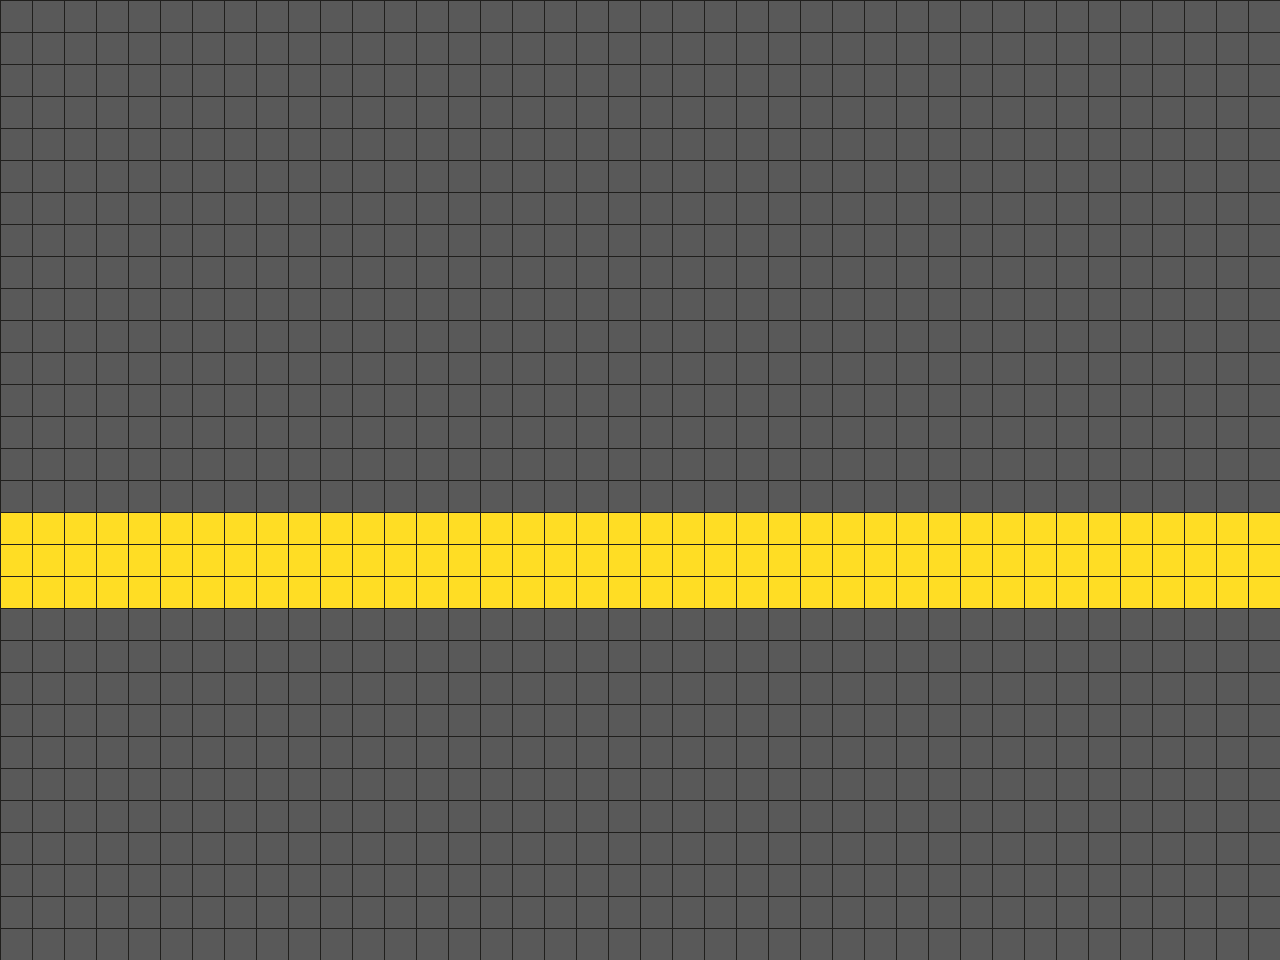

This game map was drawn from its Tiled (.tmx) file and the tilesets committed beside it. A one-line description and the full map source follow:
An orthogonal 40x30 tile map with 32x32 px tiles, 2 tile layers (backgroundLayer, blockedLayer).

<map version="1.2" tiledversion="1.2.3" orientation="orthogonal" renderorder="right-down" width="40" height="30" tilewidth="32" tileheight="32" infinite="0" nextlayerid="7" nextobjectid="1">
 <tileset firstgid="1" name="tiles" tilewidth="32" tileheight="32" tilecount="100" columns="10">
  <image source="tileset.png" width="320" height="320" />
 </tileset>
 <layer id="5" name="backgroundLayer" width="40" height="30">
  <data encoding="csv">
0,0,0,0,0,0,0,0,0,0,0,0,0,0,0,0,0,0,0,0,0,0,0,0,0,0,0,0,0,0,0,0,0,0,0,0,0,0,0,0,
0,0,0,0,0,0,0,0,0,0,0,0,0,0,0,0,0,0,0,0,0,0,0,0,0,0,0,0,0,0,0,0,0,0,0,0,0,0,0,0,
0,0,0,0,0,0,0,0,0,0,0,0,0,0,0,0,0,0,0,0,0,0,0,0,0,0,0,0,0,0,0,0,0,0,0,0,0,0,0,0,
0,0,0,0,0,0,0,0,0,0,0,0,0,0,0,0,0,0,0,0,0,0,0,0,0,0,0,0,0,0,0,0,0,0,0,0,0,0,0,0,
0,0,0,0,0,0,0,0,0,0,0,0,0,0,0,0,0,0,0,0,0,0,0,0,0,0,0,0,0,0,0,0,0,0,0,0,0,0,0,0,
0,0,0,0,0,0,0,0,0,0,0,0,0,0,0,0,0,0,0,0,0,0,0,0,0,0,0,0,0,0,0,0,0,0,0,0,0,0,0,0,
0,0,0,0,0,0,0,0,0,0,0,0,0,0,0,0,0,0,0,0,0,0,0,0,0,0,0,0,0,0,0,0,0,0,0,0,0,0,0,0,
0,0,0,0,0,0,0,0,0,0,0,0,0,0,0,0,0,0,0,0,0,0,0,0,0,0,0,0,0,0,0,0,0,0,0,0,0,0,0,0,
0,0,0,0,0,0,0,0,0,0,0,0,0,0,0,0,0,0,0,0,0,0,0,0,0,0,0,0,0,0,0,0,0,0,0,0,0,0,0,0,
0,0,0,0,0,0,0,0,0,0,0,0,0,0,0,0,0,0,0,0,0,0,0,0,0,0,0,0,0,0,0,0,0,0,0,0,0,0,0,0,
0,0,0,0,0,0,0,0,0,0,0,0,0,0,0,0,0,0,0,0,0,0,0,0,0,0,0,0,0,0,0,0,0,0,0,0,0,0,0,0,
0,0,0,0,0,0,0,0,0,0,0,0,0,0,0,0,0,0,0,0,0,0,0,0,0,0,0,0,0,0,0,0,0,0,0,0,0,0,0,0,
0,0,0,0,0,0,0,0,0,0,0,0,0,0,0,0,0,0,0,0,0,0,0,0,0,0,0,0,0,0,0,0,0,0,0,0,0,0,0,0,
0,0,0,0,0,0,0,0,0,0,0,0,0,0,0,0,0,0,0,0,0,0,0,0,0,0,0,0,0,0,0,0,0,0,0,0,0,0,0,0,
0,0,0,0,0,0,0,0,0,0,0,0,0,0,0,0,0,0,0,0,0,0,0,0,0,0,0,0,0,0,0,0,0,0,0,0,0,0,0,0,
0,0,0,0,0,0,0,0,0,0,0,0,0,0,0,0,0,0,0,0,0,0,0,0,0,0,0,0,0,0,0,0,0,0,0,0,0,0,0,0,
2,2,2,2,2,2,2,2,2,2,2,2,2,2,2,2,2,2,2,2,2,2,2,2,2,2,2,2,2,2,2,2,2,2,2,2,2,2,2,2,
2,2,2,2,2,2,2,2,2,2,2,2,2,2,2,2,2,2,2,2,2,2,2,2,2,2,2,2,2,2,2,2,2,2,2,2,2,2,2,2,
2,2,2,2,2,2,2,2,2,2,2,2,2,2,2,2,2,2,2,2,2,2,2,2,2,2,2,2,2,2,2,2,2,2,2,2,2,2,2,2,
0,0,0,0,0,0,0,0,0,0,0,0,0,0,0,0,0,0,0,0,0,0,0,0,0,0,0,0,0,0,0,0,0,0,0,0,0,0,0,0,
0,0,0,0,0,0,0,0,0,0,0,0,0,0,0,0,0,0,0,0,0,0,0,0,0,0,0,0,0,0,0,0,0,0,0,0,0,0,0,0,
0,0,0,0,0,0,0,0,0,0,0,0,0,0,0,0,0,0,0,0,0,0,0,0,0,0,0,0,0,0,0,0,0,0,0,0,0,0,0,0,
0,0,0,0,0,0,0,0,0,0,0,0,0,0,0,0,0,0,0,0,0,0,0,0,0,0,0,0,0,0,0,0,0,0,0,0,0,0,0,0,
0,0,0,0,0,0,0,0,0,0,0,0,0,0,0,0,0,0,0,0,0,0,0,0,0,0,0,0,0,0,0,0,0,0,0,0,0,0,0,0,
0,0,0,0,0,0,0,0,0,0,0,0,0,0,0,0,0,0,0,0,0,0,0,0,0,0,0,0,0,0,0,0,0,0,0,0,0,0,0,0,
0,0,0,0,0,0,0,0,0,0,0,0,0,0,0,0,0,0,0,0,0,0,0,0,0,0,0,0,0,0,0,0,0,0,0,0,0,0,0,0,
0,0,0,0,0,0,0,0,0,0,0,0,0,0,0,0,0,0,0,0,0,0,0,0,0,0,0,0,0,0,0,0,0,0,0,0,0,0,0,0,
0,0,0,0,0,0,0,0,0,0,0,0,0,0,0,0,0,0,0,0,0,0,0,0,0,0,0,0,0,0,0,0,0,0,0,0,0,0,0,0,
0,0,0,0,0,0,0,0,0,0,0,0,0,0,0,0,0,0,0,0,0,0,0,0,0,0,0,0,0,0,0,0,0,0,0,0,0,0,0,0,
0,0,0,0,0,0,0,0,0,0,0,0,0,0,0,0,0,0,0,0,0,0,0,0,0,0,0,0,0,0,0,0,0,0,0,0,0,0,0,0
</data>
 </layer>
 <layer id="1" name="blockedLayer" width="40" height="30">
  <data encoding="csv">
1,1,1,1,1,1,1,1,1,1,1,1,1,1,1,1,1,1,1,1,1,1,1,1,1,1,1,1,1,1,1,1,1,1,1,1,1,1,1,1,
1,1,1,1,1,1,1,1,1,1,1,1,1,1,1,1,1,1,1,1,1,1,1,1,1,1,1,1,1,1,1,1,1,1,1,1,1,1,1,1,
1,1,1,1,1,1,1,1,1,1,1,1,1,1,1,1,1,1,1,1,1,1,1,1,1,1,1,1,1,1,1,1,1,1,1,1,1,1,1,1,
1,1,1,1,1,1,1,1,1,1,1,1,1,1,1,1,1,1,1,1,1,1,1,1,1,1,1,1,1,1,1,1,1,1,1,1,1,1,1,1,
1,1,1,1,1,1,1,1,1,1,1,1,1,1,1,1,1,1,1,1,1,1,1,1,1,1,1,1,1,1,1,1,1,1,1,1,1,1,1,1,
1,1,1,1,1,1,1,1,1,1,1,1,1,1,1,1,1,1,1,1,1,1,1,1,1,1,1,1,1,1,1,1,1,1,1,1,1,1,1,1,
1,1,1,1,1,1,1,1,1,1,1,1,1,1,1,1,1,1,1,1,1,1,1,1,1,1,1,1,1,1,1,1,1,1,1,1,1,1,1,1,
1,1,1,1,1,1,1,1,1,1,1,1,1,1,1,1,1,1,1,1,1,1,1,1,1,1,1,1,1,1,1,1,1,1,1,1,1,1,1,1,
1,1,1,1,1,1,1,1,1,1,1,1,1,1,1,1,1,1,1,1,1,1,1,1,1,1,1,1,1,1,1,1,1,1,1,1,1,1,1,1,
1,1,1,1,1,1,1,1,1,1,1,1,1,1,1,1,1,1,1,1,1,1,1,1,1,1,1,1,1,1,1,1,1,1,1,1,1,1,1,1,
1,1,1,1,1,1,1,1,1,1,1,1,1,1,1,1,1,1,1,1,1,1,1,1,1,1,1,1,1,1,1,1,1,1,1,1,1,1,1,1,
1,1,1,1,1,1,1,1,1,1,1,1,1,1,1,1,1,1,1,1,1,1,1,1,1,1,1,1,1,1,1,1,1,1,1,1,1,1,1,1,
1,1,1,1,1,1,1,1,1,1,1,1,1,1,1,1,1,1,1,1,1,1,1,1,1,1,1,1,1,1,1,1,1,1,1,1,1,1,1,1,
1,1,1,1,1,1,1,1,1,1,1,1,1,1,1,1,1,1,1,1,1,1,1,1,1,1,1,1,1,1,1,1,1,1,1,1,1,1,1,1,
1,1,1,1,1,1,1,1,1,1,1,1,1,1,1,1,1,1,1,1,1,1,1,1,1,1,1,1,1,1,1,1,1,1,1,1,1,1,1,1,
1,1,1,1,1,1,1,1,1,1,1,1,1,1,1,1,1,1,1,1,1,1,1,1,1,1,1,1,1,1,1,1,1,1,1,1,1,1,1,1,
0,0,0,0,0,0,0,0,0,0,0,0,0,0,0,0,0,0,0,0,0,0,0,0,0,0,0,0,0,0,0,0,0,0,0,0,0,0,0,0,
0,0,0,0,0,0,0,0,0,0,0,0,0,0,0,0,0,0,0,0,0,0,0,0,0,0,0,0,0,0,0,0,0,0,0,0,0,0,0,0,
0,0,0,0,0,0,0,0,0,0,0,0,0,0,0,0,0,0,0,0,0,0,0,0,0,0,0,0,0,0,0,0,0,0,0,0,0,0,0,0,
1,1,1,1,1,1,1,1,1,1,1,1,1,1,1,1,1,1,1,1,1,1,1,1,1,1,1,1,1,1,1,1,1,1,1,1,1,1,1,1,
1,1,1,1,1,1,1,1,1,1,1,1,1,1,1,1,1,1,1,1,1,1,1,1,1,1,1,1,1,1,1,1,1,1,1,1,1,1,1,1,
1,1,1,1,1,1,1,1,1,1,1,1,1,1,1,1,1,1,1,1,1,1,1,1,1,1,1,1,1,1,1,1,1,1,1,1,1,1,1,1,
1,1,1,1,1,1,1,1,1,1,1,1,1,1,1,1,1,1,1,1,1,1,1,1,1,1,1,1,1,1,1,1,1,1,1,1,1,1,1,1,
1,1,1,1,1,1,1,1,1,1,1,1,1,1,1,1,1,1,1,1,1,1,1,1,1,1,1,1,1,1,1,1,1,1,1,1,1,1,1,1,
1,1,1,1,1,1,1,1,1,1,1,1,1,1,1,1,1,1,1,1,1,1,1,1,1,1,1,1,1,1,1,1,1,1,1,1,1,1,1,1,
1,1,1,1,1,1,1,1,1,1,1,1,1,1,1,1,1,1,1,1,1,1,1,1,1,1,1,1,1,1,1,1,1,1,1,1,1,1,1,1,
1,1,1,1,1,1,1,1,1,1,1,1,1,1,1,1,1,1,1,1,1,1,1,1,1,1,1,1,1,1,1,1,1,1,1,1,1,1,1,1,
1,1,1,1,1,1,1,1,1,1,1,1,1,1,1,1,1,1,1,1,1,1,1,1,1,1,1,1,1,1,1,1,1,1,1,1,1,1,1,1,
1,1,1,1,1,1,1,1,1,1,1,1,1,1,1,1,1,1,1,1,1,1,1,1,1,1,1,1,1,1,1,1,1,1,1,1,1,1,1,1,
1,1,1,1,1,1,1,1,1,1,1,1,1,1,1,1,1,1,1,1,1,1,1,1,1,1,1,1,1,1,1,1,1,1,1,1,1,1,1,1
</data>
 </layer>
 <objectgroup id="6" name="objectLayer" />
</map>